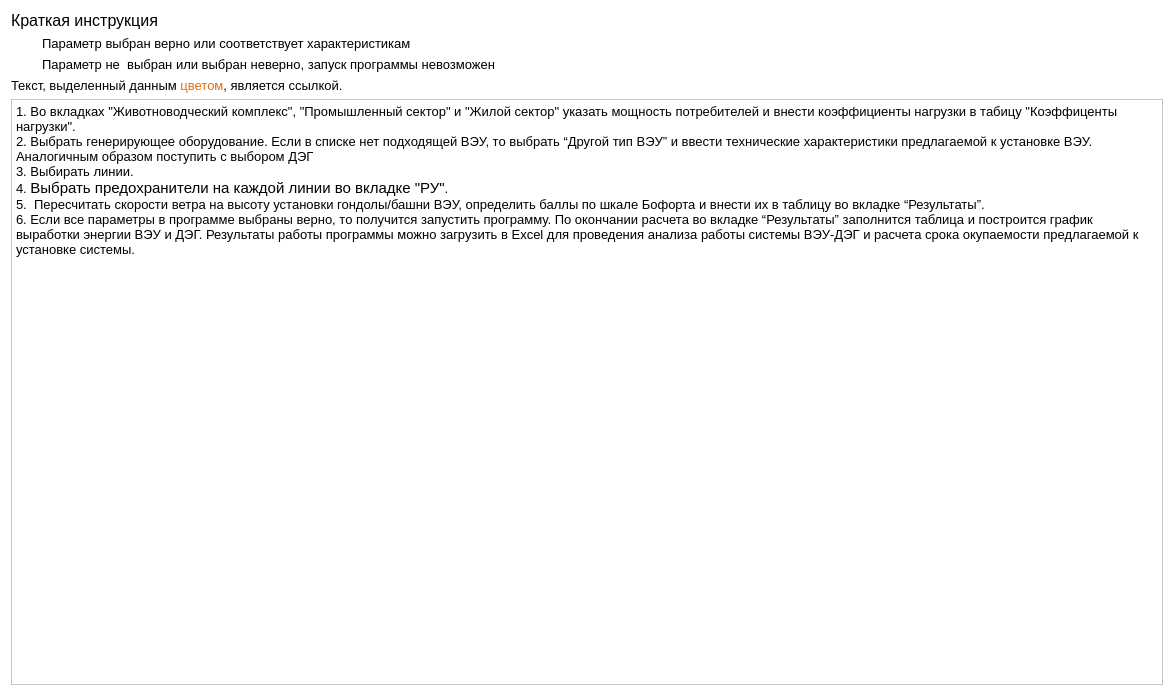
<?xml version="1.0" encoding="UTF-8"?>
<ui version="4.0">
 <class>Info</class>
 <widget class="QWidget" name="Info">
  <property name="geometry">
   <rect>
    <x>0</x>
    <y>0</y>
    <width>1174</width>
    <height>696</height>
   </rect>
  </property>
  <property name="palette">
   <palette>
    <active>
     <colorrole role="Base">
      <brush brushstyle="SolidPattern">
       <color alpha="255">
        <red>255</red>
        <green>255</green>
        <blue>255</blue>
       </color>
      </brush>
     </colorrole>
     <colorrole role="Window">
      <brush brushstyle="SolidPattern">
       <color alpha="255">
        <red>255</red>
        <green>255</green>
        <blue>255</blue>
       </color>
      </brush>
     </colorrole>
    </active>
    <inactive>
     <colorrole role="Base">
      <brush brushstyle="SolidPattern">
       <color alpha="255">
        <red>255</red>
        <green>255</green>
        <blue>255</blue>
       </color>
      </brush>
     </colorrole>
     <colorrole role="Window">
      <brush brushstyle="SolidPattern">
       <color alpha="255">
        <red>255</red>
        <green>255</green>
        <blue>255</blue>
       </color>
      </brush>
     </colorrole>
    </inactive>
    <disabled>
     <colorrole role="Base">
      <brush brushstyle="SolidPattern">
       <color alpha="255">
        <red>255</red>
        <green>255</green>
        <blue>255</blue>
       </color>
      </brush>
     </colorrole>
     <colorrole role="Window">
      <brush brushstyle="SolidPattern">
       <color alpha="255">
        <red>255</red>
        <green>255</green>
        <blue>255</blue>
       </color>
      </brush>
     </colorrole>
    </disabled>
   </palette>
  </property>
  <property name="windowTitle">
   <string>Form</string>
  </property>
  <layout class="QVBoxLayout" name="verticalLayout">
   <item>
    <widget class="QLabel" name="label">
     <property name="font">
      <font>
       <pointsize>12</pointsize>
      </font>
     </property>
     <property name="text">
      <string>Краткая инструкция</string>
     </property>
    </widget>
   </item>
   <item>
    <layout class="QHBoxLayout" name="horizontalLayout_2">
     <item>
      <widget class="QLabel" name="label_3">
       <property name="maximumSize">
        <size>
         <width>25</width>
         <height>25</height>
        </size>
       </property>
       <property name="text">
        <string/>
       </property>
       <property name="pixmap">
        <pixmap resource="rs.qrc">:/Resources/Icon/accept2.png</pixmap>
       </property>
       <property name="scaledContents">
        <bool>true</bool>
       </property>
      </widget>
     </item>
     <item>
      <widget class="QLabel" name="label_2">
       <property name="font">
        <font>
         <pointsize>10</pointsize>
        </font>
       </property>
       <property name="text">
        <string>Параметр выбран верно или соответствует характеристикам</string>
       </property>
      </widget>
     </item>
    </layout>
   </item>
   <item>
    <layout class="QHBoxLayout" name="horizontalLayout_3">
     <item>
      <widget class="QLabel" name="label_4">
       <property name="maximumSize">
        <size>
         <width>25</width>
         <height>25</height>
        </size>
       </property>
       <property name="text">
        <string/>
       </property>
       <property name="pixmap">
        <pixmap resource="rs.qrc">:/Resources/Icon/warning4.png</pixmap>
       </property>
       <property name="scaledContents">
        <bool>true</bool>
       </property>
      </widget>
     </item>
     <item>
      <widget class="QLabel" name="label_5">
       <property name="font">
        <font>
         <pointsize>10</pointsize>
        </font>
       </property>
       <property name="text">
        <string>Параметр не  выбран или выбран неверно, запуск программы невозможен</string>
       </property>
      </widget>
     </item>
    </layout>
   </item>
   <item>
    <widget class="QLabel" name="label_6">
     <property name="text">
      <string>&lt;html&gt;&lt;head/&gt;&lt;body&gt;&lt;p&gt;&lt;span style=&quot; font-size:10pt;&quot;&gt;Текст, выделенный данным &lt;/span&gt;&lt;span style=&quot; font-size:10pt; color:#e76a11;&quot;&gt;цветом&lt;/span&gt;&lt;span style=&quot; font-size:10pt;&quot;&gt;, является ссылкой.&lt;/span&gt;&lt;/p&gt;&lt;/body&gt;&lt;/html&gt;</string>
     </property>
    </widget>
   </item>
   <item>
    <widget class="QTextBrowser" name="textBrowser">
     <property name="html">
      <string>&lt;!DOCTYPE HTML PUBLIC &quot;-//W3C//DTD HTML 4.0//EN&quot; &quot;http://www.w3.org/TR/REC-html40/strict.dtd&quot;&gt;
&lt;html&gt;&lt;head&gt;&lt;meta name=&quot;qrichtext&quot; content=&quot;1&quot; /&gt;&lt;style type=&quot;text/css&quot;&gt;
p, li { white-space: pre-wrap; }
&lt;/style&gt;&lt;/head&gt;&lt;body style=&quot; font-family:'MS Shell Dlg 2'; font-size:7.8pt; font-weight:400; font-style:normal;&quot;&gt;
&lt;p style=&quot; margin-top:0px; margin-bottom:0px; margin-left:0px; margin-right:0px; -qt-block-indent:0; text-indent:0px;&quot;&gt;&lt;span style=&quot; font-size:10pt;&quot;&gt;1. Во вкладках &amp;quot;Животноводческий комплекс&amp;quot;, &amp;quot;Промышленный сектор&amp;quot; и &amp;quot;Жилой сектор&amp;quot; указать мощность потребителей и внести коэффициенты нагрузки в табицу &amp;quot;Коэффиценты нагрузки&amp;quot;.&lt;/span&gt;&lt;/p&gt;
&lt;p style=&quot; margin-top:0px; margin-bottom:0px; margin-left:0px; margin-right:0px; -qt-block-indent:0; text-indent:0px;&quot;&gt;&lt;span style=&quot; font-size:10pt;&quot;&gt;2. &lt;/span&gt;&lt;span style=&quot; font-family:'Calibri,sans-serif'; font-size:10pt;&quot;&gt;Выбрать генерирующее оборудование. Если в списке нет подходящей ВЭУ, то выбрать “Другой тип ВЭУ” и ввести технические характеристики предлагаемой к установке ВЭУ. Аналогичным образом поступить с выбором ДЭГ&lt;/span&gt;&lt;/p&gt;
&lt;p style=&quot; margin-top:0px; margin-bottom:0px; margin-left:0px; margin-right:0px; -qt-block-indent:0; text-indent:0px;&quot;&gt;&lt;span style=&quot; font-size:10pt;&quot;&gt;3. Выбирать линии.&lt;/span&gt;&lt;/p&gt;
&lt;p style=&quot; margin-top:0px; margin-bottom:0px; margin-left:0px; margin-right:0px; -qt-block-indent:0; text-indent:0px;&quot;&gt;&lt;span style=&quot; font-size:10pt;&quot;&gt;4. &lt;/span&gt;&lt;span style=&quot; font-family:'Calibri,sans-serif'; font-size:11pt;&quot;&gt;Выбрать предохранители на каждой линии во вкладке &amp;quot;РУ&amp;quot;&lt;/span&gt;&lt;span style=&quot; font-size:10pt;&quot;&gt;.&lt;/span&gt;&lt;/p&gt;
&lt;p style=&quot; margin-top:0px; margin-bottom:0px; margin-left:0px; margin-right:0px; -qt-block-indent:0; text-indent:0px;&quot;&gt;&lt;span style=&quot; font-size:10pt;&quot;&gt;5. &lt;/span&gt;&lt;span style=&quot; font-family:'Times New Roman'; font-size:10pt;&quot;&gt; &lt;/span&gt;&lt;span style=&quot; font-size:10pt;&quot;&gt;Пересчитать скорости ветра на высоту установки гондолы/башни ВЭУ, определить баллы по шкале Бофорта и внести их в таблицу во вкладке “Результаты”. &lt;/span&gt;&lt;/p&gt;
&lt;p style=&quot; margin-top:0px; margin-bottom:0px; margin-left:0px; margin-right:0px; -qt-block-indent:0; text-indent:0px;&quot;&gt;&lt;span style=&quot; font-size:10pt;&quot;&gt;6. Если все параметры в программе выбраны верно, то получится запустить программу. По окончании расчета во вкладке “Результаты” заполнится таблица и построится график выработки энергии ВЭУ и ДЭГ. Результаты работы программы можно загрузить в Excel для проведения анализа работы системы ВЭУ-ДЭГ и расчета срока окупаемости предлагаемой к установке системы. &lt;/span&gt;&lt;/p&gt;&lt;/body&gt;&lt;/html&gt;</string>
     </property>
    </widget>
   </item>
  </layout>
 </widget>
 <resources>
  <include location="rs.qrc"/>
 </resources>
 <connections/>
</ui>
